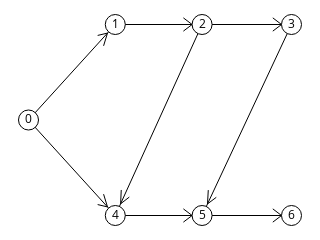

The cell this chart's notebook holds for it:
### Markdown cell above
Por causa disso, existem também funções de conveniência para reinicializar esse atributo.

### Code cell
sn.reset_node_colors(g)
sn.reset_edge_colors(g)

sn.show_graph(g, nlab=True)

### Figure 1 — Plotly figure (JSON) as saved in the notebook; plotly's stock layout.template omitted (floating-point values rounded to 4 significant figures)
{"data": [{"hoverinfo": "none", "line": {"color": "rgb(0, 0, 0)", "width": 1}, "mode": "lines", "type": "scatter", "uid": "1f2dffc6-997e-11e8-acb0-9a5fd3dcadb7", "x": [0, 0.33, null, 0.3003, 0.2855, null, 0.3003, 0.263, null, 0, 0.33, null, 0.3003, 0.263, null, 0.3003, 0.2855, null, 0.33, 0.66, null, 0.6221, 0.5889, null, 0.6221, 0.5889, null, 0.66, 1, null, 0.9621, 0.9289, null, 0.9621, 0.9289, null, 0.66, 0.33, null, 0.3502, 0.3526, null, 0.3502, 0.3833, null, 1, 0.66, null, 0.6807, 0.6836, null, 0.6807, 0.714, null, 0.33, 0.66, null, 0.6221, 0.5889, null, 0.6221, 0.5889, null, 0.66, 1, null, 0.9621, 0.9289, null, 0.9621, 0.9289, null], "y": [0.5, 1, null, 0.955, 0.8883, null, 0.955, 0.9428, null, 0.5, 0, null, 0.04499, 0.05724, null, 0.04499, 0.1117, null, 1, 1, null, 1, 0.9653, null, 1, 1.035, null, 1, 1, null, 1, 0.9653, null, 1, 1.035, null, 1, 0, null, 0.06127, 0.1336, null, 0.06127, 0.0965, null, 1, 0, null, 0.06074, 0.133, null, 0.06074, 0.09511, null, 0, 0, null, 0, -0.03474, null, 0, 0.03474, null, 0, 0, null, 0, -0.03474, null, 0, 0.03474, null]}, {"hoverinfo": "none", "marker": {"color": "rgb(255, 255, 255)", "line": {"color": "rgb(0, 0, 0)", "width": 1}, "size": 20}, "mode": "markers+text", "text": ["0", "1", "2", "3", "4", "5", "6"], "textfont": {"color": "rgb(0, 0, 0)"}, "textposition": "middle center", "type": "scatter", "uid": "1f2dffc7-997e-11e8-9472-9a5fd3dcadb7", "x": [0, 0.33, 0.66, 1, 0.33, 0.66, 1], "y": [0.5, 1, 1, 1, 0, 0, 0]}], "layout": {"height": 180, "margin": {"b": 0, "l": 0, "r": 0, "t": 0}, "showlegend": false, "width": 320, "xaxis": {"showgrid": false, "showticklabels": false, "zeroline": false}, "yaxis": {"showgrid": false, "showticklabels": false, "zeroline": false}}}
